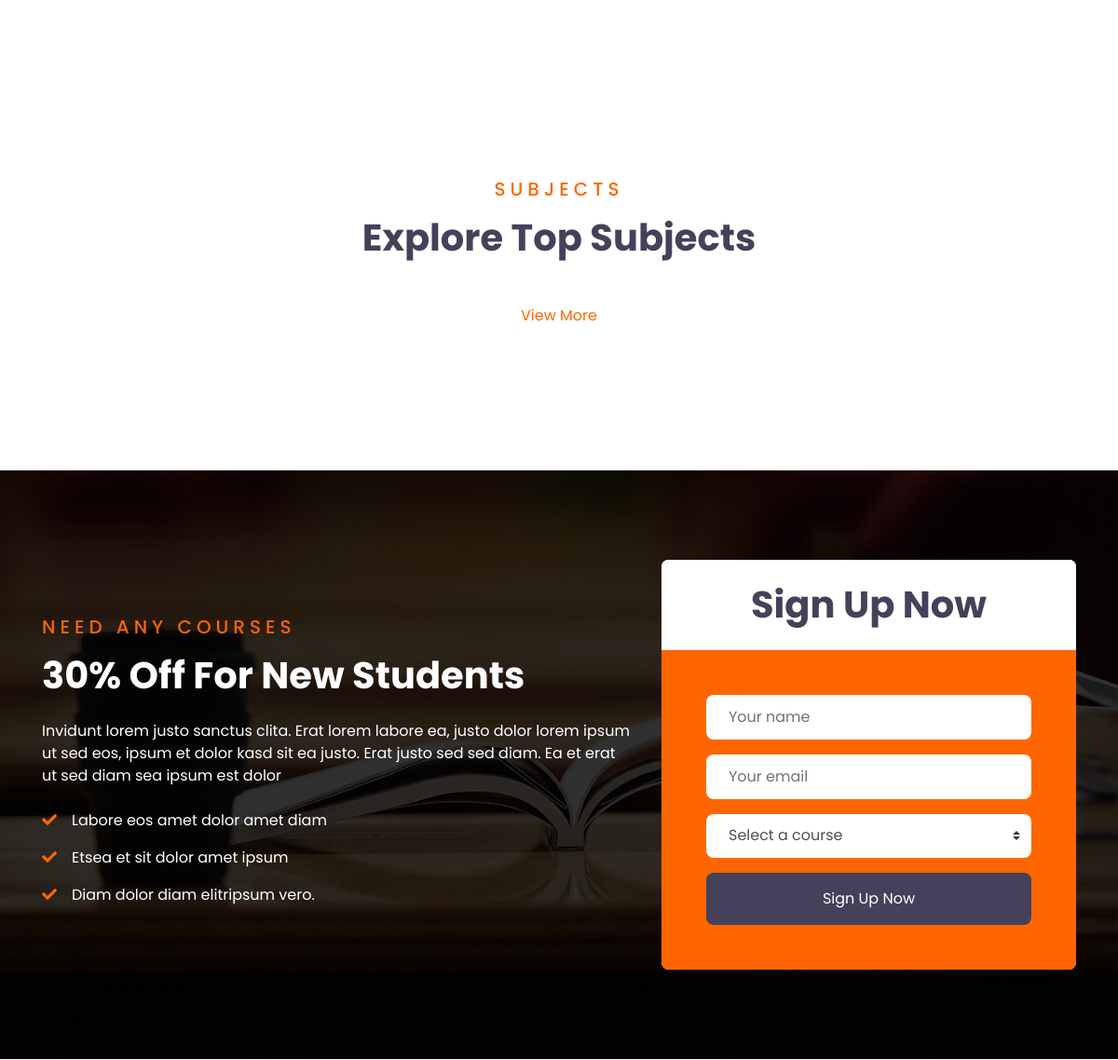
Before: / (middle part) with the older database file.
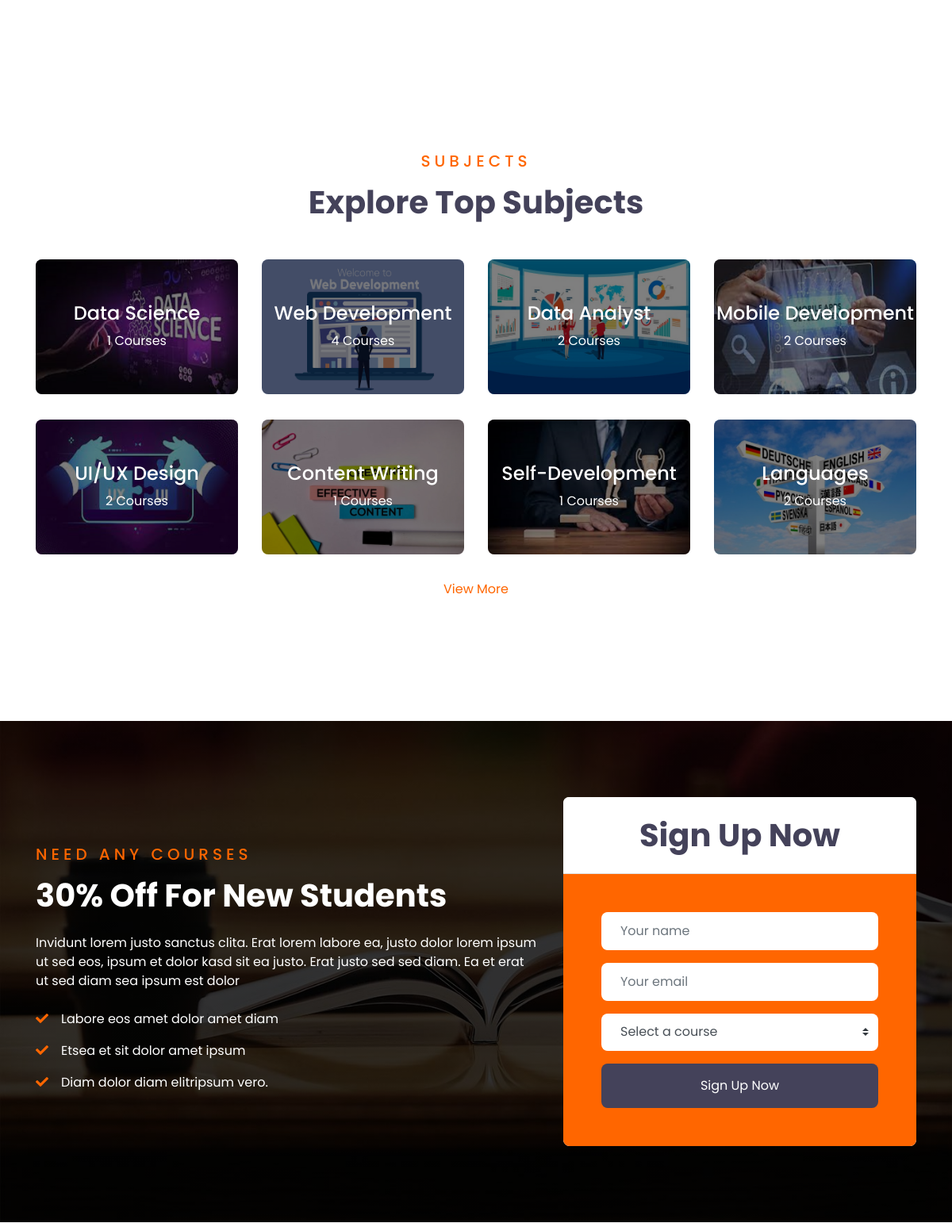
After: the same page with the newer database file.
### courses_card/models.py (models this page shows)
class AddCourseCategory(models.Model):
    print("Add Catergory")
    course_category = models.CharField(max_length=50)
    course_category_code = models.CharField(max_length=50,default=random.randint(00000,999999)+2)
    category_img = models.FileField(upload_to="catagory_img/",max_length=250,default=None,null=True)
    category_url = AutoSlugField(populate_from = 'course_category',unique=True,null=True,default=None)

### ecourse/views.py (the view)
# urls.py: path('', views.index_page, name="home"),
def index_page(response):
    course_categories = AddCourseCategory.objects.all()[0:8]
    count_of_courses =[]
    try:
        for x in range(1,len(course_categories)+1):
            count_of_courses.append( (Courses.objects.filter(course_type="{}".format(x)).count()))
        zipped_data = zip(count_of_courses,course_categories)
    except:
        pass
    data = {
        'zipped_data':zipped_data,
    }
    return render(response,"index.html",data)

### template/index.html (shortened to what this page needs)
{% extends 'base.html' %}
{% block content %}
    <div class="container-fluid py-5">
        <div class="container py-5">
        </div>
    </div>
    <div class="container-fluid py-5">
        <div class="container pt-5 pb-3">
            <div class="text-center mb-5">
                <h5 class="text-primary text-uppercase mb-3" style="letter-spacing: 5px;">Subjects</h5>
                <h1>Explore Top Subjects</h1>
            </div>
            <div class="row">
                {% for count_course,course in zipped_data %}
                <div class="col-lg-3 col-md-6 mb-4">
                    <div class="cat-item position-relative overflow-hidden rounded mb-2">
                        <img class="img-fluid update_url" src="/media/{{ course.category_img }}" alt="">
                        <a class="cat-overlay text-white text-decoration-none" href="course-by-catagory/{{ course.id }}">
                            <h4 class="text-white font-weight-medium">{{ course.course_category }}</h4>
                            <span>{{ count_course }} Courses</span>
                        </a>
                    </div>
                </div>
                {% endfor %}
            </div>
            <div class="text-center"><a href="/view-catagories">View More</a></div>
        </div>
    </div>
    <div class="container-fluid bg-registration py-5" style="margin: 90px 0;">
        <div class="container py-5">
            <div class="row align-items-center">
                <div class="col-lg-7 mb-5 mb-lg-0">
                    <div class="mb-4">
                        <h5 class="text-primary text-uppercase mb-3" style="letter-spacing: 5px;">Need Any Courses</h5>
                        <h1 class="text-white">30% Off For New Students</h1>
                    </div>
                    <p class="text-white">Invidunt lorem justo sanctus clita. Erat lorem labore ea, justo dolor lorem ipsum ut sed eos,
                        ipsum et dolor kasd sit ea justo. Erat justo sed sed diam. Ea et erat ut sed diam sea ipsum est
                        dolor</p>
                    <ul class="list-inline text-white m-0">
                        <li class="py-2"><i class="fa fa-check text-primary mr-3"></i>Labore eos amet dolor amet diam</li>
                        <li class="py-2"><i class="fa fa-check text-primary mr-3"></i>Etsea et sit dolor amet ipsum</li>
                        <li class="py-2"><i class="fa fa-check text-primary mr-3"></i>Diam dolor diam elitripsum vero.</li>
                    </ul>
                </div>
                <div class="col-lg-5">
                    <div class="card border-0">
                        <div class="card-header bg-light text-center p-4">
                            <h1 class="m-0">Sign Up Now</h1>
                        </div>
                        <div class="card-body rounded-bottom bg-primary p-5">
                            <form>
                                <div class="form-group">
                                    <input type="text" class="form-control border-0 p-4" placeholder="Your name" required="required" />
                                </div>
                                <div class="form-group">
                                    <input type="email" class="form-control border-0 p-4" placeholder="Your email" required="required" />
                                </div>
                                <div class="form-group">
                                    <select class="custom-select border-0 px-4" style="height: 47px;">
                                        <option selected>Select a course</option>
                                    </select>
                                </div>
                                <div>
                                    <button class="btn btn-dark btn-block border-0 py-3" type="submit">Sign Up Now</button>
                                </div>
                            </form>
                        </div>
                    </div>
                </div>
            </div>
        </div>
    </div>
    {% endblock %}

Changed rows visible on the page:
added AddCourseCategory: category_img (picture), course_category "Data Science", id "1"
added AddCourseCategory: category_img (picture), course_category "Web Development", count_course "4"
added AddCourseCategory: category_img (picture), course_category "Data Analyst", count_course "2"
added AddCourseCategory: category_img (picture), course_category "Mobile Development", count_course "2"
added AddCourseCategory: category_img (picture), course_category "UI/UX Design", count_course "2"
added AddCourseCategory: category_img (picture), course_category "Content Writing", count_course "1"
added AddCourseCategory: category_img (picture), course_category "Self-Development", count_course "1"
added AddCourseCategory: category_img (picture), course_category "Languages", count_course "2"
